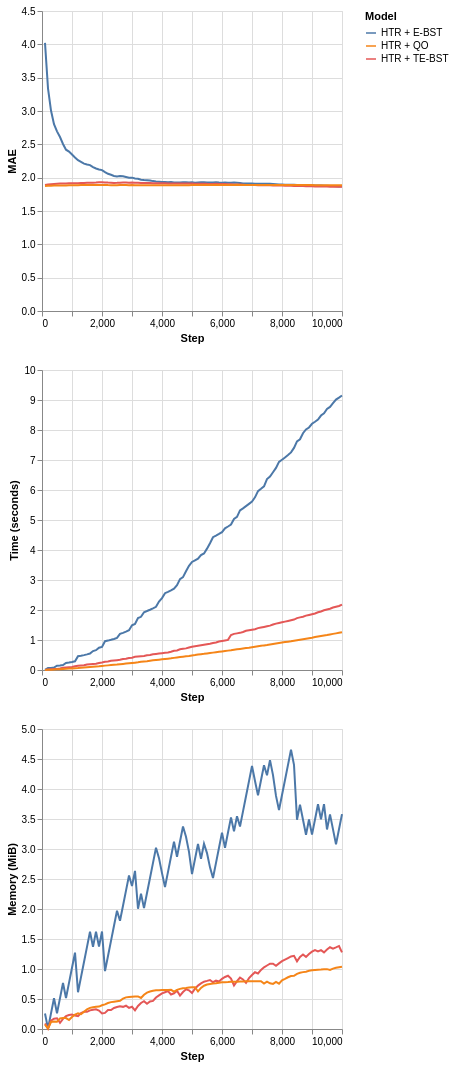

The code cell stored with this chart in its notebook:
### Markdown cell above
### 4.2 Regression tree splitters

The available regression tree splitters are summarized in the next table. The TE-BST costs are expressed in terms of $n^*$ because the number of stored elements can be smaller than or equal to $n$.

| Splitter | Description | Insertion | Memory | Split candidate query |
| :- | :- | :- | :-: | :-: |
| Extended Binary Search Tree (E-BST) | Stores all the observations and target statistics in a BST | $O(\log n)$ (average) or $O(n)$ (worst case) | $O(n)$ | $O(n)$ | 
| Truncated E-BST (TE-BST) | Rounds the incoming data before passing it to the BST | $O(\log n^*)$ (average) or $O(n^*)$ (worst case) | $O(n^*)$ | $O(n^*)$ |
| Quantization Observer (QO) | Uses a hash-like structure to quantize the incoming data | $O(1)$ | $O(h)$ | $O(h \log h)$ |


E-BST is an exhaustive algorithm, i.e., it works as batch solutions usually do, which might be prohibitive in real-world online scenarios. TE-BST and QO apply approximations to alleviate the costs involved in monitoring numerical data and performing split attempts. The number of desired decimal places to round the data (TE-BST) and the quantization radius (QO) are directly related to the running time, memory footprint, and error of the resulting tree model.

We present a brief comparison of the available regression tree splitters using the 10K instances of the Friedman synthetic dataset.

### Code cell
plot_performance(
    synth.Friedman(seed=42).take(10_000),
    metrics.MAE(),
    {
        "HTR + E-BST": (
            preprocessing.StandardScaler() | tree.HoeffdingTreeRegressor(
                splitter=tree.splitter.EBSTSplitter()
            )
        ),
        "HTR + TE-BST": (
            preprocessing.StandardScaler() | tree.HoeffdingTreeRegressor(
                splitter=tree.splitter.TEBSTSplitter()
            )
        ),
        "HTR + QO": (
            preprocessing.StandardScaler() | tree.HoeffdingTreeRegressor(
                splitter=tree.splitter.QOSplitter()
            )
        ),

    }
)

### Figure 1 — Vega-Lite specification as saved in the notebook (floating-point values rounded to 4 significant figures; data arrays with more than 128 entries replaced by an {"elided": "..."} marker saying what was removed)
{"config": {"view": {"continuousWidth": 300, "continuousHeight": 300}}, "vconcat": [{"mark": {"type": "line"}, "encoding": {"color": {"field": "Model", "type": "nominal"}, "x": {"field": "Step", "type": "quantitative"}, "y": {"field": "Metric", "title": "MAE", "type": "quantitative"}}}, {"mark": {"type": "line"}, "encoding": {"color": {"field": "Model", "type": "nominal"}, "x": {"field": "Step", "type": "quantitative"}, "y": {"field": "Time", "title": "Time (seconds)", "type": "quantitative"}}}, {"mark": {"type": "line"}, "encoding": {"color": {"field": "Model", "type": "nominal"}, "x": {"field": "Step", "type": "quantitative"}, "y": {"field": "Memory", "title": "Memory (MiB)", "type": "quantitative"}}}], "data": {"name": "data-ff8f2508a931b2592426f52be4ebe119"}, "$schema": "https://vega.github.io/schema/vega-lite/v6.1.0.json", "datasets": {"data-ff8f2508a931b2592426f52be4ebe119": {"elided": "300 records"}}}
